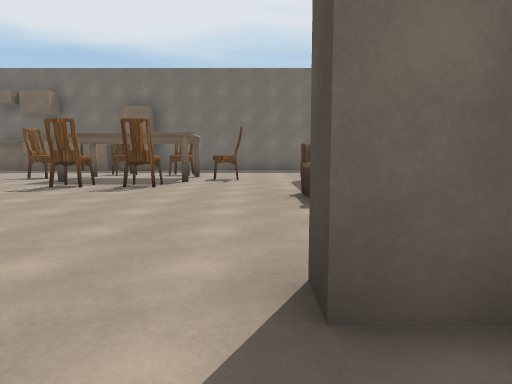
view 1 (above)

19 first-person views from a walk through a scene from a Unity 3-D project. The camera is 1.3 m above the floor, tilts 6° down and sees 70° across. The floor is counted in squares, 2 m on a side. Each view is taken from the middle of a square. On the plan, view 1 faces up. The plan holds only what a view shows up to about 11 squares ahead; the rest is blank. Surface patterns are stand-ins for the level's own textures.

view 2
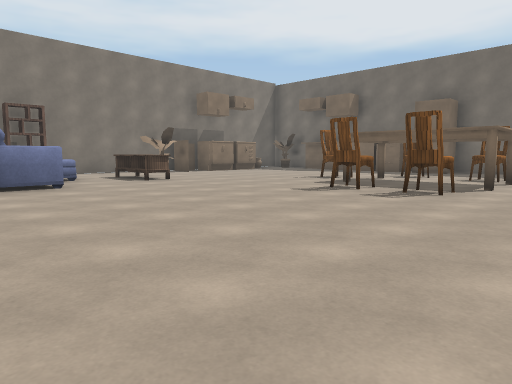

view 3
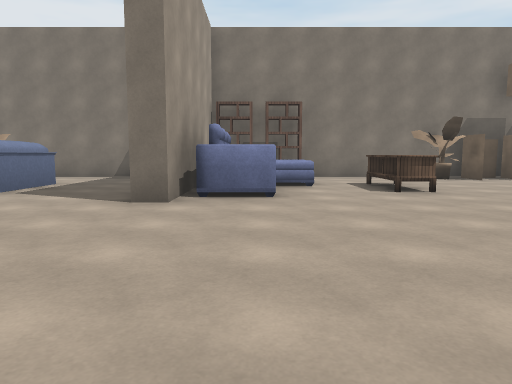

view 4
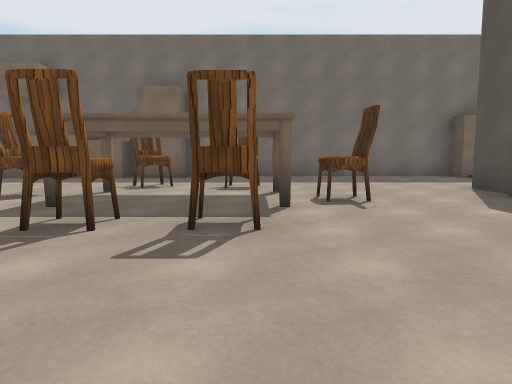

view 5
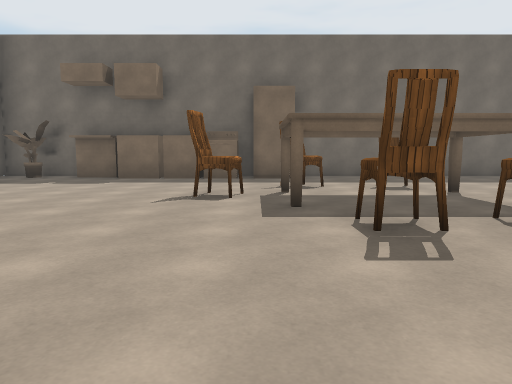

view 6
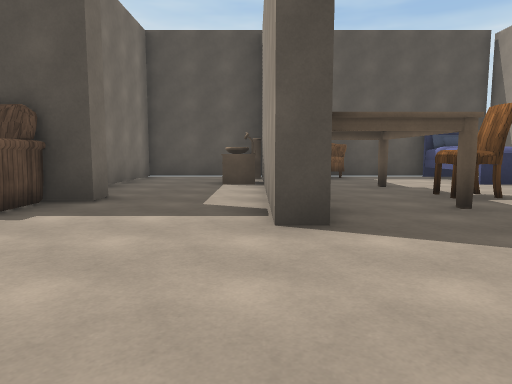

view 7
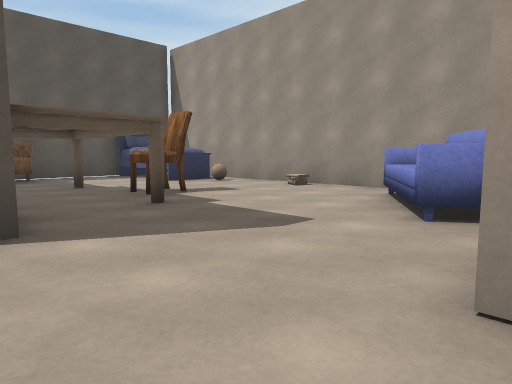

view 8
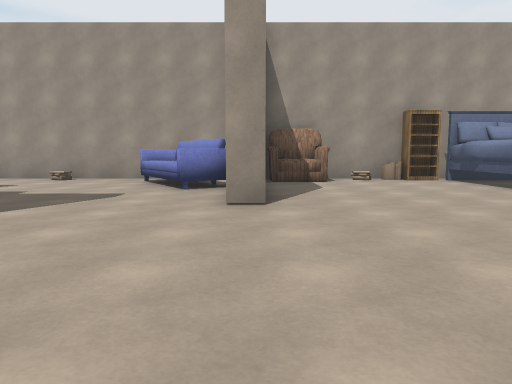

view 9
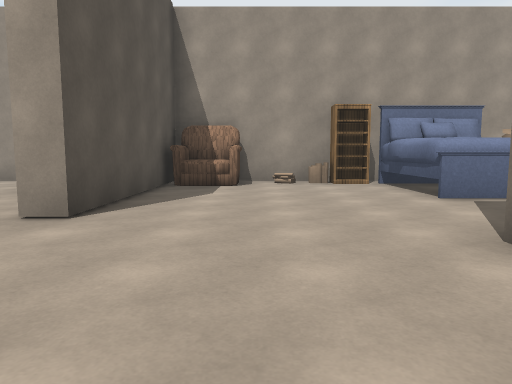

view 10
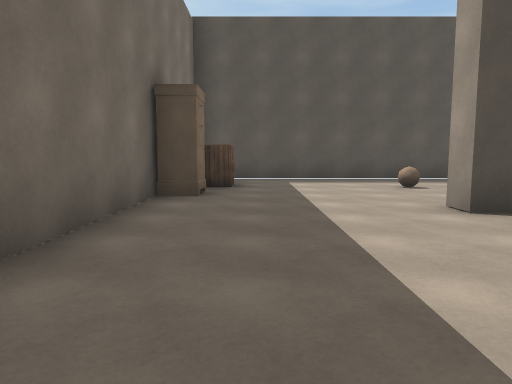

view 11
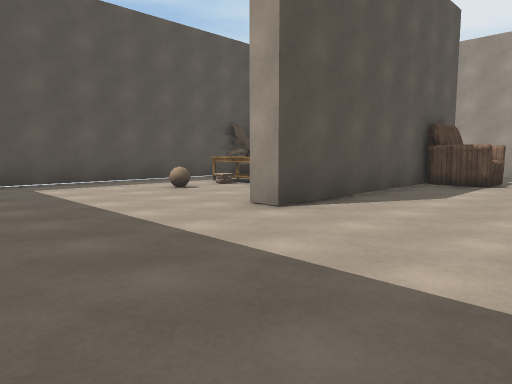

view 12
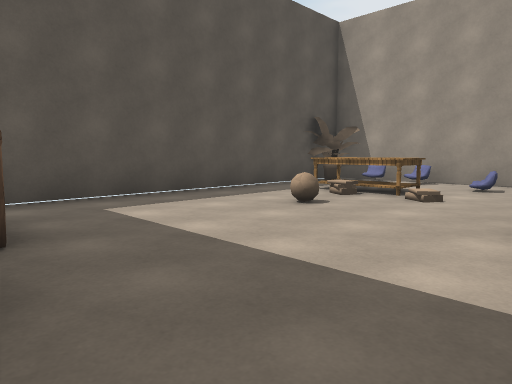

view 13
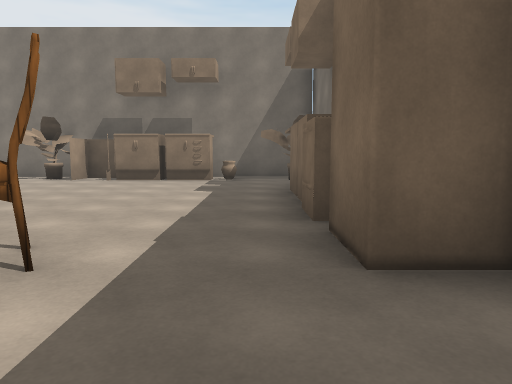

view 14
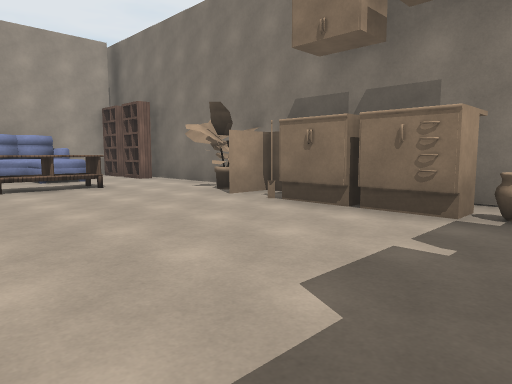

view 15
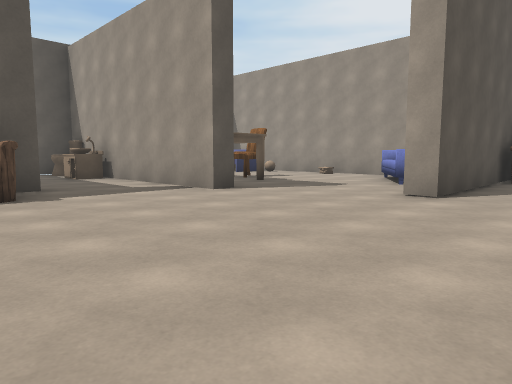

view 16
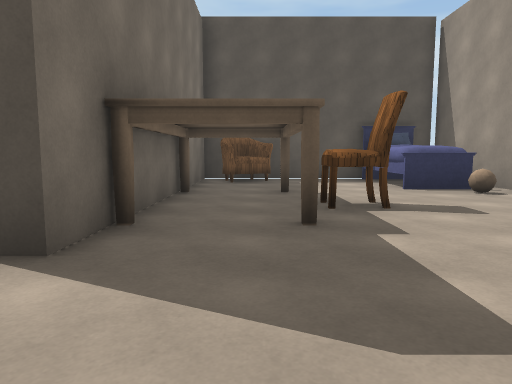

view 17
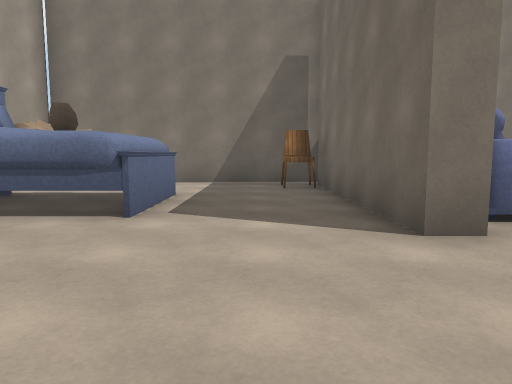

view 18
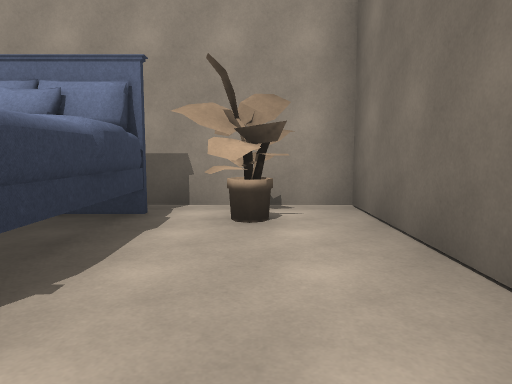

view 19
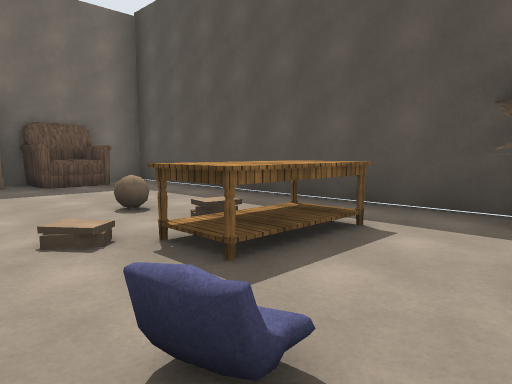

### Floor plan
Points are (right, up) in squares from view 1. A wall is a line through its corners. A room is listed if a view was taken in it or the views show most of it. See-through windows are left out.
Room 1 (views 1, 2, 3, 4, 5, 6, 7, 8, 9, 10, 11, 12, 13, 14, 15, 16, 17, 18, 19)
walls: (0.3, 1.4) (0.3, 1.8) (6.2, 1.8); (2.5, 4.2) (1.9, 4.2) (1.9, 10.7) (2.5, 10.7); (3.5, 5.5) (7.4, 5.5); (3.2, 1.3) (1.9, 1.3); (-11.5, 1.8) (-6.8, 1.8) (-6.8, 1.3) (-10.1, 1.3); (-2.2, -4.6) (7.1, -4.6); (-5, 14.6) (-5.6, 14.6); (-12.2, 1.5) (-12.2, -4.6) (-3.1, -4.6) (-3.1, 0.4) (-2.5, 0.4); (-11.8, 9.5) (-11.8, 8.5); (-12.2, 9.9) (-12.2, 4.4); (7.4, 6.5) (7.4, 14.6) (4.5, 14.6); (7.4, 1.8) (7.4, 5) (4.4, 5); (3.9, 14.6) (-4.1, 14.6); (-10.1, 14.6) (-12.2, 14.6) (-12.2, 11.6); (7.4, -2.9) (7.4, 1.3) (5.4, 1.3)
objects: bookshelf (-12, 2); bookshelf (-12, 4); other object (-11, -4); chair (-11, 1); other object (-11, 8); other object (-11, 9) to (-11, 11); vase (-11, 12); other object (-11, 14) to (-10, 14); bed (-10, -4) to (-8, -2); sofa (-10, 3) to (-8, 4); table (-10, 6) to (-8, 6); other object (-9, 14) to (-7, 14); other object (-7, -4); bookshelf (-6, -4); chair (-6, 10) to (-5, 10); other object (-6, 14); other object (-5, 14); chair (-4, -4); chair (-4, 7); chair (-4, 11); sofa (-2, -4) to (-1, -2); chair (-2, 7); other object (-2, 10); chair (-2, 11); chair (-1, 9); other object (1, 1); chair (1, 5) to (1, 6); chair (3, -1); ball (4, -4); other object (4, 1); pillow (4, 7); other object (4, 14); bed (5, -4) to (7, -3); sink (5, 2); pillow (5, 6); table (5, 8) to (6, 8); ball (5, 10); chair (5, 14) to (6, 14); pillow (6, 6); other object (6, 6) to (7, 7); chair (7, 0); toilet (7, 2)

Where each view was taken, in squares from view 1:
view 1: 0 up, 0 right, facing up
view 2: 1 up, 0 right, facing up-left
view 3: 3 up, 2 left, facing left
view 4: 4 up, 2 left, facing up
view 5: 4 up, 5 left, facing up
view 6: 2 up, 3 left, facing right
view 7: 2 up, 3 left, facing down-right
view 8: 5 up, 3 left, facing down
view 9: 4 up, 5 left, facing down
view 10: 13 up, 2 left, facing right
view 11: 14 up, 1 left, facing down-right
view 12: 14 up, 2 right, facing down-right
view 13: 13 up, 2 left, facing left
view 14: 13 up, 7 left, facing down-left
view 15: 6 up, 5 left, facing down-right
view 16: 0 up, 2 left, facing right
view 17: 0 up, 4 left, facing left
view 18: 0 up, 11 left, facing down
view 19: 6 up, 3 right, facing up-right
